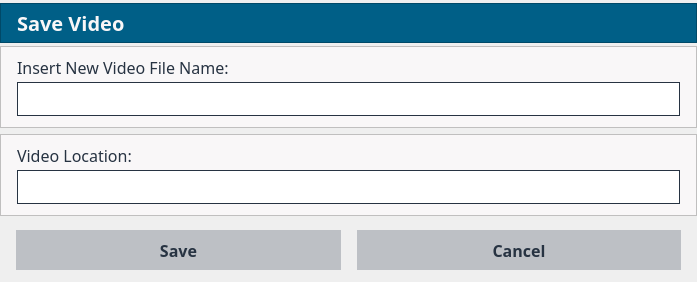
<?xml version="1.0" encoding="UTF-8"?>
<ui version="4.0">
 <class>SaveVideoDialog</class>
 <widget class="QWidget" name="SaveVideoDialog">
  <property name="geometry">
   <rect>
    <x>0</x>
    <y>0</y>
    <width>697</width>
    <height>282</height>
   </rect>
  </property>
  <property name="windowTitle">
   <string>SaveVideoDialog</string>
  </property>
  <layout class="QGridLayout" name="gridLayout_7">
   <property name="leftMargin">
    <number>0</number>
   </property>
   <property name="topMargin">
    <number>0</number>
   </property>
   <property name="rightMargin">
    <number>0</number>
   </property>
   <property name="bottomMargin">
    <number>0</number>
   </property>
   <property name="spacing">
    <number>0</number>
   </property>
   <item row="0" column="0">
    <widget class="QFrame" name="TitleBar">
     <property name="minimumSize">
      <size>
       <width>0</width>
       <height>40</height>
      </size>
     </property>
     <property name="maximumSize">
      <size>
       <width>16777215</width>
       <height>40</height>
      </size>
     </property>
     <property name="palette">
      <palette>
       <active>
        <colorrole role="Base">
         <brush brushstyle="SolidPattern">
          <color alpha="255">
           <red>39</red>
           <green>51</green>
           <blue>56</blue>
          </color>
         </brush>
        </colorrole>
        <colorrole role="Window">
         <brush brushstyle="SolidPattern">
          <color alpha="255">
           <red>0</red>
           <green>95</green>
           <blue>135</blue>
          </color>
         </brush>
        </colorrole>
       </active>
       <inactive>
        <colorrole role="Base">
         <brush brushstyle="SolidPattern">
          <color alpha="255">
           <red>39</red>
           <green>51</green>
           <blue>56</blue>
          </color>
         </brush>
        </colorrole>
        <colorrole role="Window">
         <brush brushstyle="SolidPattern">
          <color alpha="255">
           <red>0</red>
           <green>95</green>
           <blue>135</blue>
          </color>
         </brush>
        </colorrole>
       </inactive>
       <disabled>
        <colorrole role="Base">
         <brush brushstyle="SolidPattern">
          <color alpha="255">
           <red>0</red>
           <green>95</green>
           <blue>135</blue>
          </color>
         </brush>
        </colorrole>
        <colorrole role="Window">
         <brush brushstyle="SolidPattern">
          <color alpha="255">
           <red>0</red>
           <green>95</green>
           <blue>135</blue>
          </color>
         </brush>
        </colorrole>
       </disabled>
      </palette>
     </property>
     <property name="autoFillBackground">
      <bool>true</bool>
     </property>
     <property name="styleSheet">
      <string notr="true"/>
     </property>
     <property name="frameShape">
      <enum>QFrame::StyledPanel</enum>
     </property>
     <property name="frameShadow">
      <enum>QFrame::Raised</enum>
     </property>
     <layout class="QGridLayout" name="gridLayout_6">
      <property name="leftMargin">
       <number>16</number>
      </property>
      <property name="topMargin">
       <number>0</number>
      </property>
      <property name="rightMargin">
       <number>0</number>
      </property>
      <property name="bottomMargin">
       <number>0</number>
      </property>
      <item row="0" column="0">
       <widget class="QLabel" name="labelTitlebar">
        <property name="font">
         <font>
          <family>Siemens Sans</family>
          <pointsize>-1</pointsize>
          <weight>75</weight>
          <bold>true</bold>
         </font>
        </property>
        <property name="autoFillBackground">
         <bool>false</bool>
        </property>
        <property name="styleSheet">
         <string notr="true">QLabel {
   background-color: rgb(0, 95, 135);
   color: rgb(249, 247, 248 );
   font-size: 20px;
   font-weight: bold;
   font-family: Siemens Sans;
}</string>
        </property>
        <property name="text">
         <string>Save Video</string>
        </property>
       </widget>
      </item>
     </layout>
    </widget>
   </item>
   <item row="1" column="0">
    <layout class="QGridLayout" name="gridLayout_3">
     <item row="0" column="0">
      <layout class="QGridLayout" name="gridLayout">
       <item row="0" column="0">
        <widget class="QFrame" name="frameDashBoardInsertNewVideoFile">
         <property name="sizePolicy">
          <sizepolicy hsizetype="Expanding" vsizetype="Expanding">
           <horstretch>0</horstretch>
           <verstretch>0</verstretch>
          </sizepolicy>
         </property>
         <property name="minimumSize">
          <size>
           <width>0</width>
           <height>82</height>
          </size>
         </property>
         <property name="maximumSize">
          <size>
           <width>16777215</width>
           <height>82</height>
          </size>
         </property>
         <property name="styleSheet">
          <string notr="true">QFrame{
     background:rgb(249,247,248);
     min-height: 80px;
     max-height: 80px;
}

QLabel{
  background:rgb(249,247,248);
  color: rgb(39,51,66);
  font-size: 16px;
  font-family: Siemens Sans;
  min-height: 18px;
  max-height: 18px;
}

QLineEdit
{
    background:rgb(255,255,255);
    color:rgb(39,51,66);
    font-size: 16px;
    font-weight: bold;
    font-family: Siemens Sans;
    border: 1px solid rgb(39,51,66); 
    min-height: 32px;
    max-height: 32px;
}
</string>
         </property>
         <property name="frameShape">
          <enum>QFrame::StyledPanel</enum>
         </property>
         <property name="frameShadow">
          <enum>QFrame::Raised</enum>
         </property>
         <layout class="QGridLayout" name="gridLayout_4">
          <property name="leftMargin">
           <number>16</number>
          </property>
          <property name="rightMargin">
           <number>16</number>
          </property>
          <property name="bottomMargin">
           <number>9</number>
          </property>
          <item row="0" column="0">
           <widget class="QLabel" name="labelMasseageNewVideoFile">
            <property name="font">
             <font>
              <family>Siemens Sans</family>
              <pointsize>-1</pointsize>
             </font>
            </property>
            <property name="styleSheet">
             <string notr="true"/>
            </property>
            <property name="text">
             <string>Insert New Video File Name:</string>
            </property>
            <property name="alignment">
             <set>Qt::AlignLeading|Qt::AlignLeft|Qt::AlignVCenter</set>
            </property>
           </widget>
          </item>
          <item row="1" column="0">
           <widget class="QLineEdit" name="lineEditInputDataNewVideoFile">
            <property name="minimumSize">
             <size>
              <width>0</width>
              <height>34</height>
             </size>
            </property>
            <property name="maximumSize">
             <size>
              <width>16777215</width>
              <height>34</height>
             </size>
            </property>
            <property name="font">
             <font>
              <family>Siemens Sans</family>
              <pointsize>-1</pointsize>
              <weight>75</weight>
              <bold>true</bold>
             </font>
            </property>
            <property name="styleSheet">
             <string notr="true"/>
            </property>
            <property name="alignment">
             <set>Qt::AlignCenter</set>
            </property>
           </widget>
          </item>
         </layout>
        </widget>
       </item>
       <item row="1" column="0">
        <widget class="QFrame" name="frameDashBoardVideoLocation">
         <property name="sizePolicy">
          <sizepolicy hsizetype="Expanding" vsizetype="Expanding">
           <horstretch>0</horstretch>
           <verstretch>0</verstretch>
          </sizepolicy>
         </property>
         <property name="minimumSize">
          <size>
           <width>0</width>
           <height>82</height>
          </size>
         </property>
         <property name="maximumSize">
          <size>
           <width>16777215</width>
           <height>82</height>
          </size>
         </property>
         <property name="styleSheet">
          <string notr="true">QFrame{
     background:rgb(249,247,248);
     min-height: 80px;
     max-height: 80px;
}

QLabel{
  background:rgb(249,247,248);
  color: rgb(39,51,66);
  font-size: 16px;
  font-family: Siemens Sans;
  min-height: 18px;
  max-height: 18px;
}

QLineEdit
{
    background:rgb(255,255,255);
    color:rgb(39,51,66);
    font-size: 16px;
    font-weight: bold;
    font-family: Siemens Sans;
    border: 1px solid rgb(39,51,66); 
    min-height: 32px;
    max-height: 32px;
}
</string>
         </property>
         <property name="frameShape">
          <enum>QFrame::StyledPanel</enum>
         </property>
         <property name="frameShadow">
          <enum>QFrame::Raised</enum>
         </property>
         <layout class="QGridLayout" name="gridLayout_5">
          <property name="leftMargin">
           <number>16</number>
          </property>
          <property name="rightMargin">
           <number>16</number>
          </property>
          <property name="bottomMargin">
           <number>9</number>
          </property>
          <item row="0" column="0">
           <widget class="QLabel" name="labelMasseageVideoLocation">
            <property name="font">
             <font>
              <family>Siemens Sans</family>
              <pointsize>-1</pointsize>
             </font>
            </property>
            <property name="styleSheet">
             <string notr="true"/>
            </property>
            <property name="text">
             <string>Video Location:</string>
            </property>
            <property name="alignment">
             <set>Qt::AlignLeading|Qt::AlignLeft|Qt::AlignVCenter</set>
            </property>
           </widget>
          </item>
          <item row="1" column="0">
           <widget class="QLineEdit" name="lineEditInputDataVideoLocation">
            <property name="minimumSize">
             <size>
              <width>0</width>
              <height>34</height>
             </size>
            </property>
            <property name="maximumSize">
             <size>
              <width>16777215</width>
              <height>34</height>
             </size>
            </property>
            <property name="font">
             <font>
              <family>Siemens Sans</family>
              <pointsize>-1</pointsize>
              <weight>75</weight>
              <bold>true</bold>
             </font>
            </property>
            <property name="styleSheet">
             <string notr="true"/>
            </property>
            <property name="alignment">
             <set>Qt::AlignCenter</set>
            </property>
           </widget>
          </item>
         </layout>
        </widget>
       </item>
      </layout>
     </item>
     <item row="1" column="0">
      <layout class="QGridLayout" name="gridLayout_2">
       <property name="leftMargin">
        <number>16</number>
       </property>
       <property name="topMargin">
        <number>8</number>
       </property>
       <property name="rightMargin">
        <number>16</number>
       </property>
       <property name="bottomMargin">
        <number>8</number>
       </property>
       <property name="horizontalSpacing">
        <number>16</number>
       </property>
       <item row="0" column="0">
        <widget class="QPushButton" name="pushButtonOK">
         <property name="font">
          <font>
           <family>Siemens Sans</family>
           <pointsize>-1</pointsize>
           <weight>75</weight>
           <bold>true</bold>
          </font>
         </property>
         <property name="autoFillBackground">
          <bool>false</bool>
         </property>
         <property name="styleSheet">
          <string notr="true">QPushButton{
   background-color: rgb(189,192, 197 );
   color: rgb(39, 51, 66 );
   min-height: 40px;
   font-size: 16px;
   font-weight: bold;
   font-family: Siemens Sans;
  border: none;
}
QPushButton:pressed {
     border: 1px solid rgb(0,95,135);    
 }

</string>
         </property>
         <property name="text">
          <string>Save</string>
         </property>
         <property name="checkable">
          <bool>false</bool>
         </property>
         <property name="autoRepeat">
          <bool>false</bool>
         </property>
         <property name="autoDefault">
          <bool>false</bool>
         </property>
         <property name="flat">
          <bool>false</bool>
         </property>
        </widget>
       </item>
       <item row="0" column="1">
        <widget class="QPushButton" name="pushButtonCancel">
         <property name="font">
          <font>
           <family>Siemens Sans</family>
           <pointsize>-1</pointsize>
           <weight>75</weight>
           <bold>true</bold>
          </font>
         </property>
         <property name="autoFillBackground">
          <bool>false</bool>
         </property>
         <property name="styleSheet">
          <string notr="true">QPushButton{
   background-color: rgb(189,192, 197 );
   color: rgb(39, 51, 66 );
   min-height: 40px;
   font-size: 16px;
   font-weight: bold;
   font-family: Siemens Sans;
  border: none;
}
QPushButton:pressed {
     border: 1px solid rgb(0,95,135);    
 }

</string>
         </property>
         <property name="text">
          <string>Cancel</string>
         </property>
         <property name="checkable">
          <bool>false</bool>
         </property>
         <property name="autoRepeat">
          <bool>false</bool>
         </property>
         <property name="autoDefault">
          <bool>false</bool>
         </property>
         <property name="flat">
          <bool>false</bool>
         </property>
        </widget>
       </item>
      </layout>
     </item>
    </layout>
   </item>
  </layout>
 </widget>
 <layoutdefault spacing="6" margin="11"/>
 <resources/>
 <connections/>
</ui>
